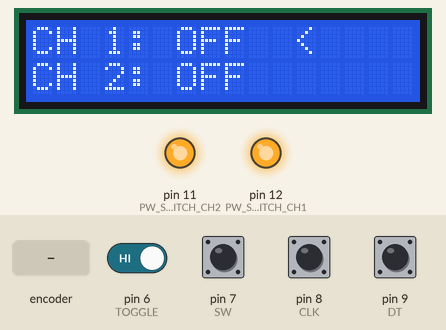
The sketch below on a simulated Arduino Uno, built with avr-gcc and run on an emulated ATmega328P. Parts: 16×2 character LCD, output pins drawn as LEDs (lit = HIGH). The test bench sets the inputs (shaded band); at power-on: pin 6 (TOGGLE), pin 7 (SW), pin 8 (CLK), pin 9 (DT) HIGH.

Above: at 1.3 s.
1.4 s: pin 6 (TOGGLE) driven LOW
At 1.82 s:
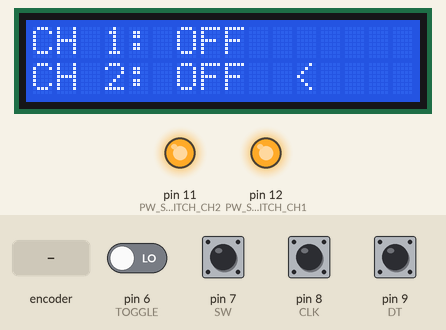
4.4 s: rotary encoder on pin 8 (CLK) / pin 9 (DT) turned 3 steps (first pin leading)
At 5.29 s:
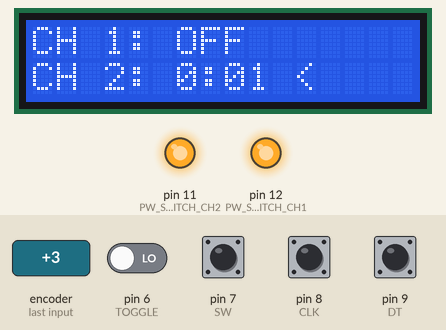
7.5 s: pin 7 (SW) pulled LOW for 1 s
At 7.88 s:
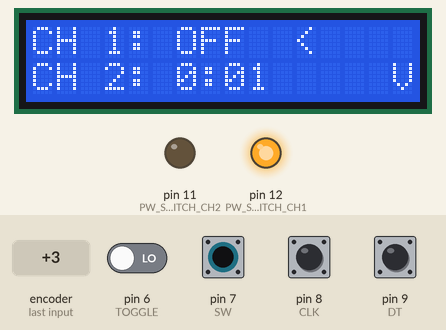
9.1 s: pin 6 (TOGGLE) driven HIGH
10.6 s: rotary encoder on pin 8 (CLK) / pin 9 (DT) turned 3 steps (first pin leading)
At 12.0 s:
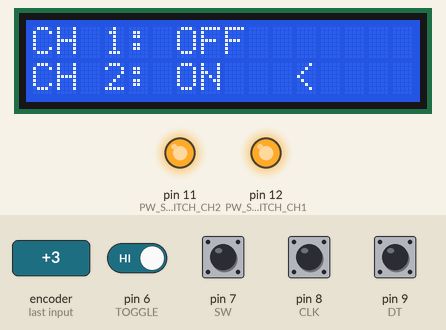
12.7 s: pin 7 (SW) pulled LOW for 0.15 s
At 13.2 s:
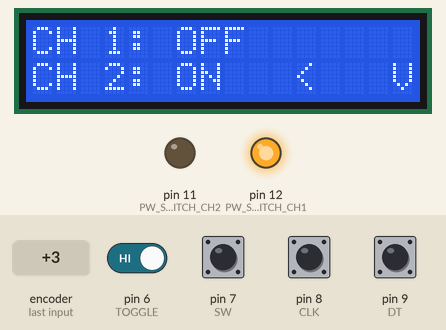
Timing chart, 0 to 15.3 s (numbered marks = the images above; inputs shaded):
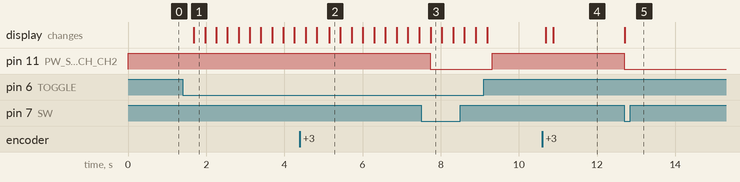

The sketch:

lrc.ino
```cpp
// (licence header left out)
#include <SimpleTimer.h>
#include <LiquidCrystal_I2C.h>
#include <Wire.h>

LiquidCrystal_I2C lcd(0x27, 16, 2);

SimpleTimer CH1Timer;
SimpleTimer CH2Timer;

#define CLK 8
#define DT 9
#define SW 7
#define TOGGLE 6
#define MAX_TIME 300
#define MIN_TIME -1
#define PW_SWITCH_CH1 12
#define PW_SWITCH_CH2 11

bool ACTIVE = true;
bool CH1 = false;
bool CH2 = false;

long CH1_counter = 0;
long CH2_counter = 0;

int currentStateCLK;
int lastStateCLK;

unsigned long lastButtonPress = 0;

void setup() {
	pinMode(CLK,INPUT);
	pinMode(DT,INPUT);
	pinMode(SW, INPUT_PULLUP);
  pinMode(TOGGLE, INPUT_PULLUP);
	Serial.begin(9600);

  // Configure relays, and switch them OFF
  pinMode(PW_SWITCH_CH1, OUTPUT);
  pinMode(PW_SWITCH_CH2, OUTPUT);

  digitalWrite(PW_SWITCH_CH1, HIGH);
  digitalWrite(PW_SWITCH_CH2, HIGH);

	lastStateCLK = digitalRead(CLK);

  lcd.init();
  lcd.backlight();
  updateLCD();
  isRunning(0, false);
  isRunning(1, false);
}

void updateLCD() {
  lcd.setCursor(0, 0);
  lcd.print("CH 1: ");
  if (CH1_counter == -1) { lcd.print("ON  "); };
  if (CH1_counter == 0) { lcd.print("OFF "); };
  if (CH1_counter > 0) { lcd.print((CH1_counter / 60) % 60); lcd.print(":"); if ((CH1_counter % 60) < 10) { lcd.print('0'); } lcd.print(CH1_counter % 60); };
  if (ACTIVE == 1) { lcd.println(" <    "); }
  if (ACTIVE == 0) { lcd.println("      "); }

  lcd.setCursor(0, 1);
  lcd.print("CH 2: ");
  if (CH2_counter == -1) { lcd.print("ON  "); };
  if (CH2_counter == 0) { lcd.print("OFF "); };
  if (CH2_counter > 0) { lcd.print((CH2_counter / 60) % 60); lcd.print(":"); if ((CH2_counter % 60) < 10) { lcd.print('0'); }  lcd.print(CH2_counter % 60); };
  if (ACTIVE == 1) { lcd.println("      "); }
  if (ACTIVE == 0) { lcd.println(" <    "); }
}

void toggle() {
  int toggleState = digitalRead(TOGGLE);
  if (toggleState == LOW) {
    ACTIVE = !ACTIVE;
    delay(250);
    updateLCD();
  }
}

void isRunning(int index, bool status) {
    lcd.setCursor(15, index);
    if (status == true) {
        lcd.print("V");
    } else { lcd.print(" ");
  }
}

void start() {
  if (CH1_counter == -1) {
    digitalWrite(PW_SWITCH_CH1, LOW);
    isRunning(0, true);
  }
  if (CH2_counter == -1) {
    digitalWrite(PW_SWITCH_CH2, LOW);
    isRunning(1, true);
  }
  if (CH1_counter == 0) {
    digitalWrite(PW_SWITCH_CH1, HIGH);
    isRunning(0, false);
  }
  if (CH2_counter == 0) {
    digitalWrite(PW_SWITCH_CH2, HIGH);
    isRunning(1, false);
  }

  if (CH1_counter > 0) {
    digitalWrite(PW_SWITCH_CH1, LOW);
    CH1Timer.reset();
    CH1Timer.setInterval(CH1_counter * 1000);
    isRunning(0, true);
  }
  if (CH2_counter > 0) {
    digitalWrite(PW_SWITCH_CH2, LOW);
    CH2Timer.reset();
    CH2Timer.setInterval(CH2_counter * 1000);
    isRunning(1, true);
  }
}

void loop() {
	currentStateCLK = digitalRead(CLK);
	if (currentStateCLK != lastStateCLK  && currentStateCLK == 1) {
		if (digitalRead(DT) != currentStateCLK) {
			if ((CH1_counter > MIN_TIME) and (ACTIVE == 1)) {
        CH1_counter --;
        updateLCD();
      }
			if ((CH2_counter > MIN_TIME) and (ACTIVE == 0)) {
        CH2_counter --;
        updateLCD();
      }
    } else {
      if ((CH1_counter < MAX_TIME) and (ACTIVE == 1)) {
			  CH1_counter ++;
			  updateLCD();
      }
        if ((CH2_counter < MAX_TIME) and (ACTIVE == 0)) {
			  CH2_counter ++;
			  updateLCD();
      }
		}
}

toggle();

	lastStateCLK = currentStateCLK;

	int btnState = digitalRead(SW);
  if (btnState == LOW) {
		if (millis() - lastButtonPress > 100) {
      start();
    }
		lastButtonPress = millis();
	}

	delay(1);

      if (CH1Timer.isReady() && !CH1) {
        if ((CH1_counter != -1) && (CH1_counter != 0)) {
          digitalWrite(PW_SWITCH_CH1, HIGH);
          isRunning(0, false);
          CH1 = false;
        }
      }

      if (CH2Timer.isReady() && !CH2) {
        if ((CH2_counter != -1) && (CH2_counter != 0)) {
          digitalWrite(PW_SWITCH_CH2, HIGH);
          isRunning(1, false);
          CH2 = false;
        }
      }
}
```

Measured:
- after the input at 1.4 s, the display: changes after 0.28 s (image 1)
- after the input at 4.4 s, the display: first differs from a run without the input after 0.75 s (image 2)
- after the input at 7.5 s, pin 11 (PW_SWITCH_CH2): HIGH → LOW after 0.24 s; the display: changes after 0.24 s (image 3)
- after the input at 10.6 s, the display: first changes after 0.09 s (image 4 shows a later state)
- after the input at 12.7 s, pin 11 (PW_SWITCH_CH2): HIGH → LOW at once; the display: changes at once (image 5)
